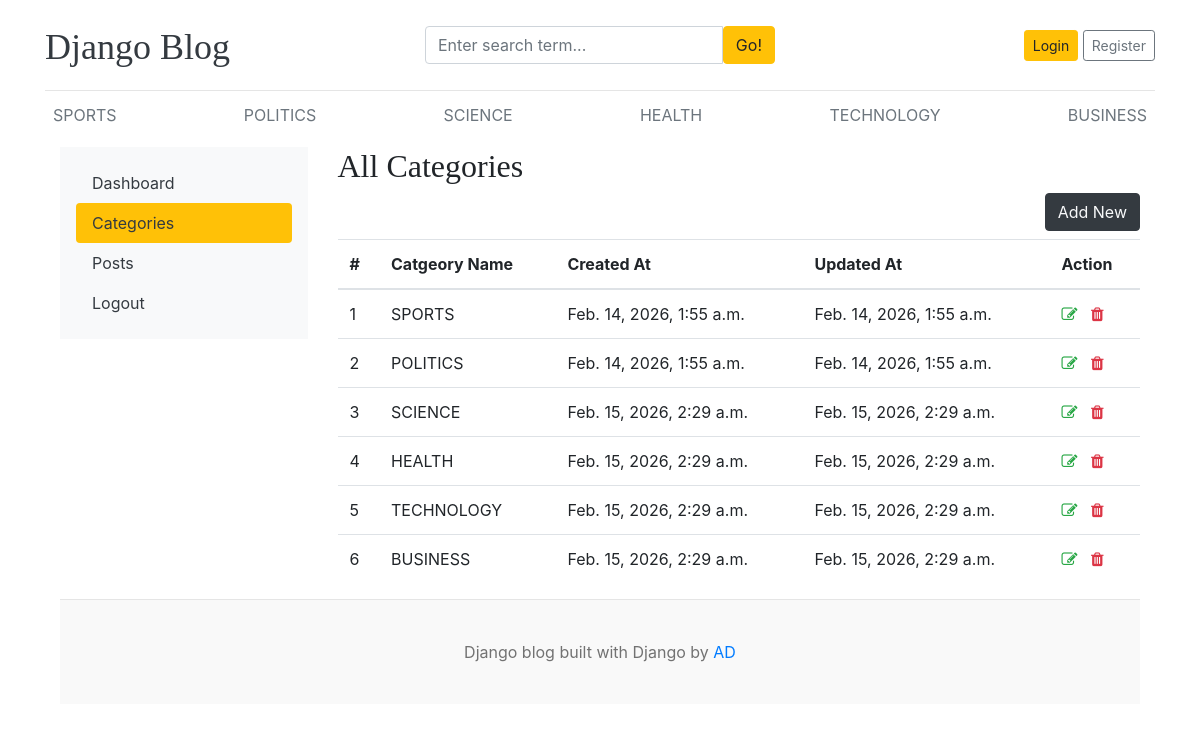
Before: /dashboard/categories/ with the older database file.
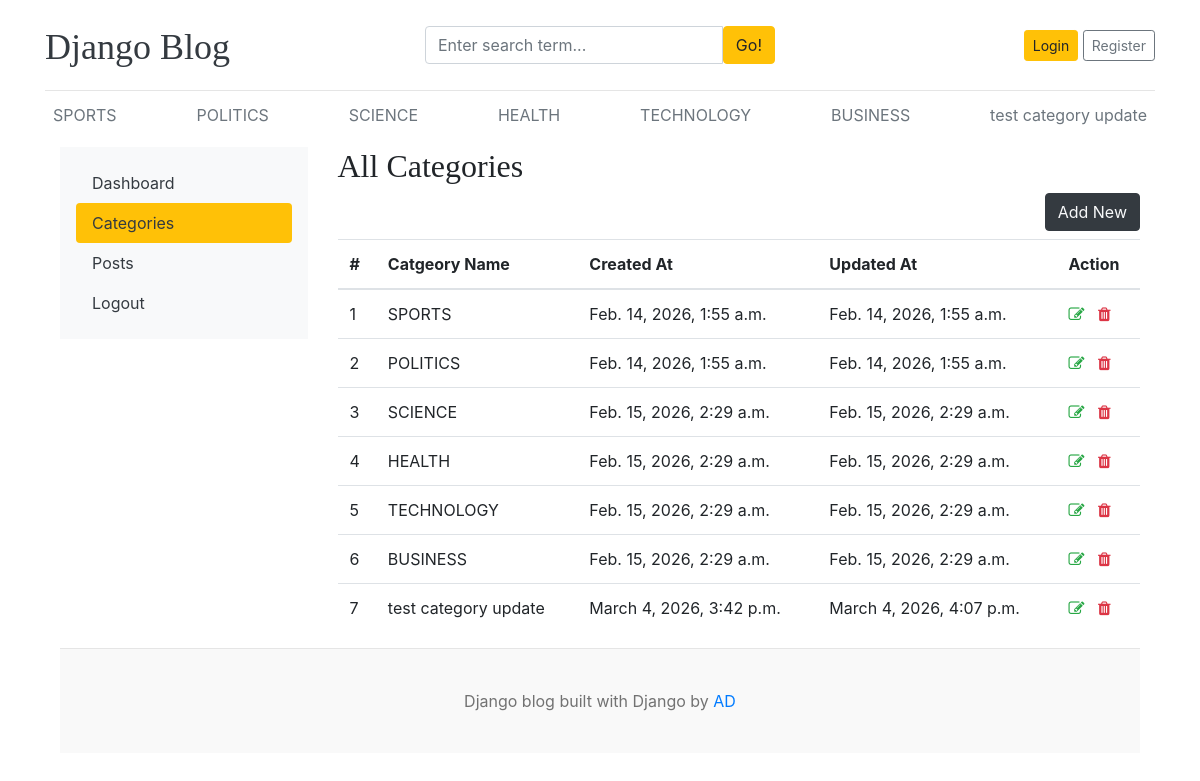
After: the same page with the newer database file.
### blogs/models.py (models this page shows)
class Category(models.Model):
    category_name=models.CharField(max_length=50,unique=True)
    created_at=models.DateTimeField(auto_now_add=True)
    updated_at=models.DateTimeField(auto_now=True)
    class Meta:
        verbose_name_plural='categories'
    def __str__(self):
        return self.category_name

### dashboards/views.py (the view)
# urls.py: path('categories/',views.categories,name='categories'),
def categories(request):
    return render(request,'dashboard/categories.html')

### blogs/context_processors.py (called while the page is built)
def get_categories(request):
    categories=Category.objects.all()
    return dict(categories=categories)

def get_social_links(request):
    social_links=SocialLink.objects.all()
    return dict(social_links=social_links)

### templates/dashboard/categories.html (shortened to what this page needs)
{% extends 'base.html' %}
{% block content %}
<div class="container">
  <div class="row">
    {% include 'dashboard/sidebar.html'  %}
    <div class="col-md-9">
     <h2>All Categories</h2>
     <a href="{% url 'add_category'  %}"  class="btn btn-dark text-light float-right mb-2">Add New</a>
      <table class="table table-hover">
  <thead>
    <tr>
      <th>#</th>
      <th>Catgeory Name</th>
      <th>Created At</th>
      <th>Updated At</th>
      <th>Action</th>
    </tr>
  </thead>
  <tbody>
    {% for cat in categories %}
    <tr>
      <td>{{ forloop.counter }}</td>
      <td>{{ cat}}</td>
      <td>{{ cat.created_at }}</td>
      <td>{{ cat.updated_at }}</td>
      <td>
        <a href="{% url 'edit_category' cat.id %}"><i class="fa fa-edit text-success"></i></a>
        <a href="{% url 'delete_category' cat.id %}"><i class="fa fa-trash text-danger"></i></a>
      </td>
    </tr>
    {% endfor %}
  </tbody>
</table>
    </div>
</div>
{% endblock %}

### templates/base.html (shortened to what this page needs)
{% load static %}
<!DOCTYPE html>
<html lang="en">
<head>
    <link href="https://getbootstrap.com/docs/4.0/dist/css/bootstrap.min.css" rel="stylesheet">
    <link href="{% static 'css/blog.css' %}" rel="stylesheet">
    <link rel="stylesheet" href="https://cdnjs.cloudflare.com/ajax/libs/font-awesome/4.7.0/css/font-awesome.min.css">
  </head>
<body>
    <div class="container">
      <header class="blog-header py-3">
        <div class="row flex-nowrap justify-content-between align-items-center">
          <div class="col-4 pt-1">
            <a class="blog-header-logo text-dark" href="/">Django Blog</a>
          </div>
          <div class="col-4 ">
          <form action="{% url 'search' %}" method="GET" >
            <div class="input-group">
                        <input class="form-control" type="text" name="keyword" value="{{ keyword }}" placeholder="Enter search term..." aria-label="Enter search term..." aria-describedby="button-search" />
                        <button type="submit" class="btn btn-warning" id="button-search" type="button">Go!</button>
                    </div>
          </form>
          </div>
          <div class="col-4 d-flex justify-content-end align-items-center">
            {% if not user.is_authenticated  %}
            <a class="btn btn-sm btn-warning" href="{% url 'login' %}">Login</a> &nbsp;
            <a class="btn btn-sm btn-outline-secondary" href="{% url 'register' %}">Register</a>
            {% else %}
            <span><a href='{% url 'dashboard' %}'>Dashboard</a></span>
            &emsp;
            <span><a href="{% url 'logout' %}">Logout</a></span>
            {% endif %}
          </div>
        </div>
      </header>
      <div class="nav-scroller py-1 mb-2">
        <nav class="nav d-flex justify-content-between">
          {% for cat in categories %}
          <a class="p-2 text-muted" href="{% url 'posts_by_category' cat.id %}">{{cat.category_name}}</a>
          {% endfor %}
        </nav>
      </div>
{% block content %}
{% endblock %}
 <footer class="blog-footer">
  <p>Django blog built with Django by <a href="#">AD</a></p>
</footer>
</body>
</html>

Changed rows visible on the page:
added Category: category_name "test category update", created_at "March 4, 2026, 3:42 p.m.", updated_at "March 4, 2026, 4:07 p.m."
